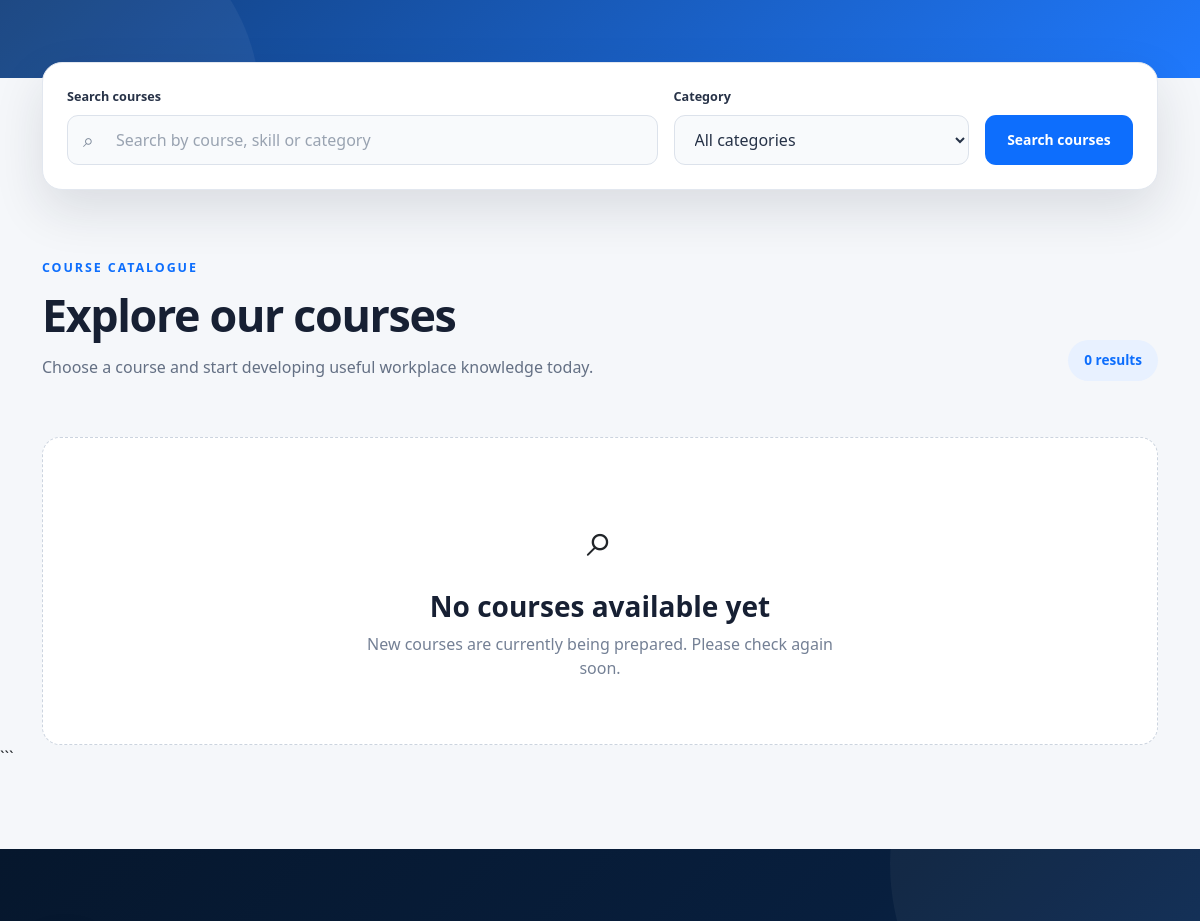
Before: /courses/ (middle part) with the older database file.
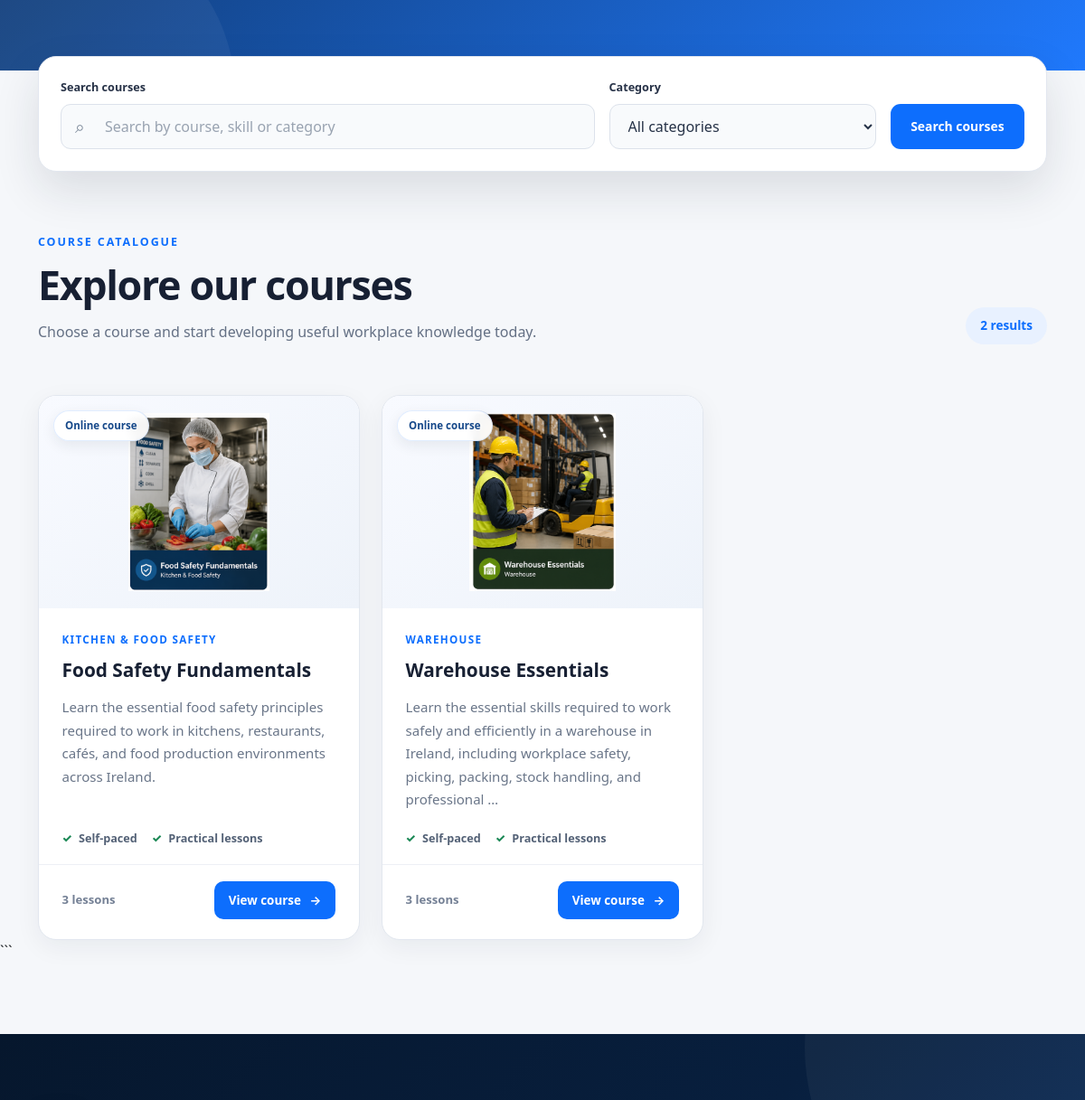
After: the same page with the newer database file.
### courses/models.py (models this page shows, shortened)
class Course(models.Model):
    category = models.ForeignKey(
        Category,
        on_delete=models.CASCADE,
        related_name="courses",
    )
    title = models.CharField(max_length=150)
    description = models.TextField()
    slug = models.SlugField(max_length=170, unique=True)
    image = models.ImageField(
        upload_to="courses/",
        blank=True,
        null=True,
    )
    is_published = models.BooleanField(default=False)
    created_at = models.DateTimeField(auto_now_add=True)

class Category(models.Model):
    name = models.CharField(max_length=100)
    description = models.TextField(blank=True)
    slug = models.SlugField(max_length=120, unique=True)
    class Meta:
        verbose_name_plural = "Categories"

### courses/views.py (the view)
def course_list(request):
    search_query = request.GET.get("search", "").strip()
    selected_category = request.GET.get("category", "").strip()
    courses = (
        Course.objects
        .filter(is_published=True)
        .select_related("category")
        .annotate(
            published_lesson_count=Count(
                "lessons",
                filter=Q(lessons__is_published=True),
            )
        )
        .order_by("title")
    )
    if search_query:
        courses = courses.filter(
            Q(title__icontains=search_query)
            | Q(description__icontains=search_query)
            | Q(category__name__icontains=search_query)
        )
    if selected_category:
        courses = courses.filter(
            category__slug=selected_category
        )
    categories = (
        Category.objects
        .filter(courses__is_published=True)
        .distinct()
        .order_by("name")
    )
    context = {
        "courses": courses,
        "categories": categories,
        "search_query": search_query,
        "selected_category": selected_category,
    }
    return render(
        request,
        "courses/course_list.html",
        context,
    )

### courses/templates/courses/course_list.html (shortened to what this page needs)
{% extends "base.html" %}
{% block content %}
<section class="courses-hero">
</section>
<section class="courses-page-section">
    <div class="container">
    <div class="course-filter-panel">
        <form
            method="get"
            action="{% url 'courses:course_list' %}"
            class="course-filter-form"
        >
            <div class="course-search-group">
                <label
                    for="course-search"
                    class="course-filter-label"
                >
                    Search courses
                </label>
                <div class="course-search-input-wrapper">
                    <span
                        class="course-search-icon"
                        aria-hidden="true"
                    >
                    </span>
                    <input
                        type="search"
                        id="course-search"
                        name="search"
                        value="{{ search_query|default:'' }}"
                        class="course-search-input"
                        placeholder="Search by course, skill or category"
                    >
                </div>
            </div>
            <div class="course-category-group">
                <label
                    for="course-category"
                    class="course-filter-label"
                >
                    Category
                </label>
                <select
                    id="course-category"
                    name="category"
                    class="course-category-select"
                >
                    <option value="">
                        All categories
                    </option>
                </select>
            </div>
            <div class="course-filter-actions">
                <button
                    type="submit"
                    class="course-filter-button"
                >
                    Search courses
                </button>
            </div>
        </form>
    </div>
    <div class="courses-section-heading">
        <div>
            <span class="courses-section-label">
                Course catalogue
            </span>
            <h2 class="courses-section-title">
                Explore our courses
            </h2>
            <p class="courses-section-description">
                Choose a course and start developing useful workplace
                knowledge today.
            </p>
        </div>
        <div class="courses-total">
            {{ courses|length }}
            result{{ courses|length|pluralize }}
        </div>
    </div>
    <div class="row g-4 mt-2">
        {% for course in courses %}
            <div class="col-12 col-md-6 col-xl-4">
                <article class="professional-course-card">
                    <a
                        href="{% url 'courses:course_detail' course.slug %}"
                        class="course-card-image-link"
                        aria-label="View {{ course.title }}"
                    >
                        <div class="professional-course-image-wrapper">
                            {% if course.image %}
                                <img
                                    src="{{ course.image.url }}"
                                    alt="{{ course.title }}"
                                    class="professional-course-image"
                                >
                            {% else %}
                                <div class="professional-course-placeholder">
                                    <span>SkillStart Ireland</span>
                                </div>
                            {% endif %}
                            <span class="course-format-badge">
                                Online course
                            </span>
                        </div>
                    </a>
                    <div class="professional-course-body">
                        <div class="professional-course-category">
                            {{ course.category.name }}
                        </div>
                        <h3 class="professional-course-title">
                            <a href="{% url 'courses:course_detail' course.slug %}">
                                {{ course.title }}
                            </a>
                        </h3>
                        <p class="professional-course-description">
                            {{ course.description|truncatewords:24 }}
                        </p>
                        <div class="professional-course-features">
                            <span>
                                <span
                                    class="course-feature-icon"
                                    aria-hidden="true"
                                >
                                    ✓
                                </span>
                                Self-paced
                            </span>
                            <span>
                                <span
                                    class="course-feature-icon"
                                    aria-hidden="true"
                                >
                                    ✓
                                </span>
                                Practical lessons
                            </span>
                        </div>
                    </div>
                    <div class="professional-course-footer">
                        <div class="course-lesson-information">
                            {{ course.published_lesson_count|default:0 }}
                            lesson{{ course.published_lesson_count|default:0|pluralize }}
                        </div>
                        <a
                            href="{% url 'courses:course_detail' course.slug %}"
                            class="professional-course-button"
                        >
                            View course
                            <span aria-hidden="true">→</span>
                        </a>
                    </div>
                </article>
            </div>
        {% empty %}
            <div class="col-12">
                <div class="courses-empty-state">
                    <div
                        class="courses-empty-icon"
                        aria-hidden="true"
                    >
                        ⌕
                    </div>
                    {% if search_query or selected_category %}
                        <h3>No matching courses found</h3>
                        <p>
                            We could not find a course matching your current
                            search or category. Try changing the filters or
                            viewing the complete catalogue.
                        </p>
                        <a
                            href="{% url 'courses:course_list' %}"
                            class="empty-state-button"
                        >
                            View all courses
                        </a>
                    {% else %}
                        <h3>No courses available yet</h3>
                        <p>
                            New courses are currently being prepared.
                            Please check again soon.
                        </p>
                    {% endif %}
                </div>
            </div>
        {% endfor %}
    </div>
</div>
```
</section>
{% endblock %}

### core/templates/base.html (shortened to what this page needs)
{% load static %}
<!DOCTYPE html>
<html lang="en">
<head>
    <link
        href="https://cdn.jsdelivr.net/npm/bootstrap@5.3.3/dist/css/bootstrap.min.css"
        rel="stylesheet"
    >
    <link
        rel="stylesheet"
        href="{% static 'core/css/style.css' %}"
    >
</head>
<body>
    {% block content %}
    {% endblock %}
    {% include "includes/footer.html" %}
</body>
</html>

### core/templates/includes/footer.html (shortened to what this page needs)
<footer class="site-footer">
    <div class="container">
        <div class="footer-main">
            <div class="row g-5">
            </div>
        </div>
    </div>
</footer>

Changed rows visible on the page:
added Course: image (picture), category.name "KITCHEN & FOOD SAFETY", title "Food Safety Fundamentals", description "Learn the essential food safety principles required to work in kitchens, restaurants, cafés, and food production environments across Ireland.", published_lesson_count "3"
added Course: image (picture), category.name "WAREHOUSE", title "Warehouse Essentials", description "Learn the essential skills required to work safely and efficiently in a warehouse in Ireland, including workplace safety, picking, packing, stock handling, and professional …", published_lesson_count "3"
Other visible differences:
{{ courses|length }}: "0" → "2"
text no longer shown: "⌕ No courses available yet New courses are currently being prepared. Please check again soon."
